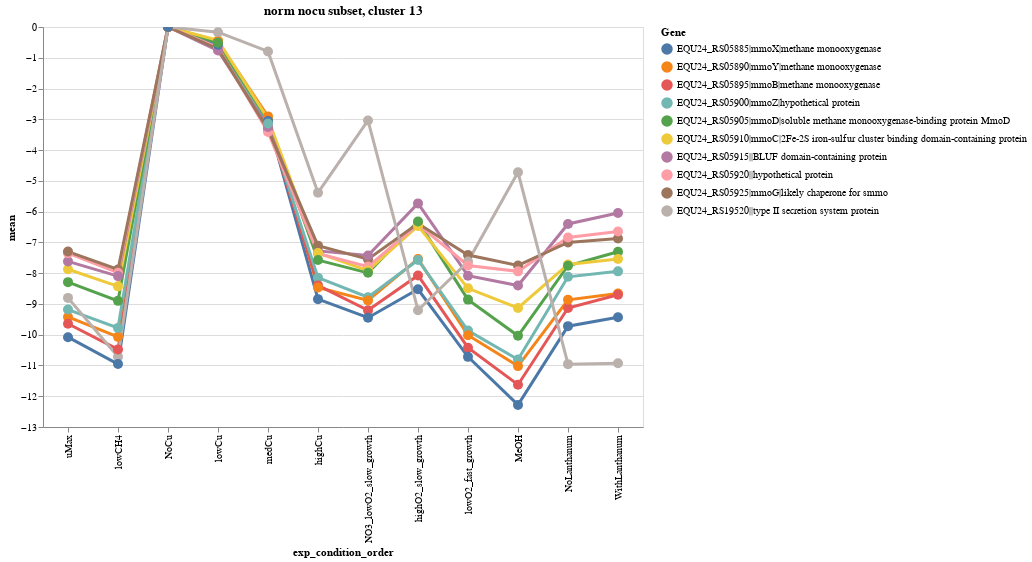

The notebook cell saved with this chart:
### Code cell
check_cluster_expression(
    mdf_piv_norm_nocu_subset_clust_df, 
    exp_subset,
    13,
    "norm nocu subset, cluster 13")
